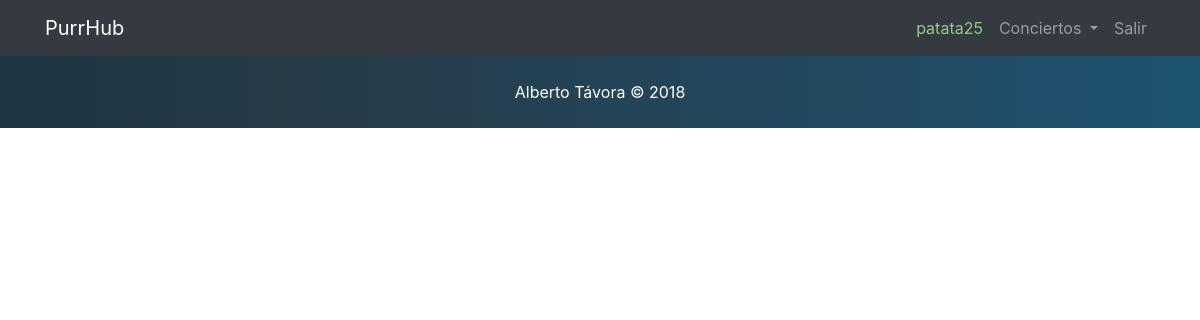
Page /mis_conciertos/index.php (signed in) on the earlier database version.
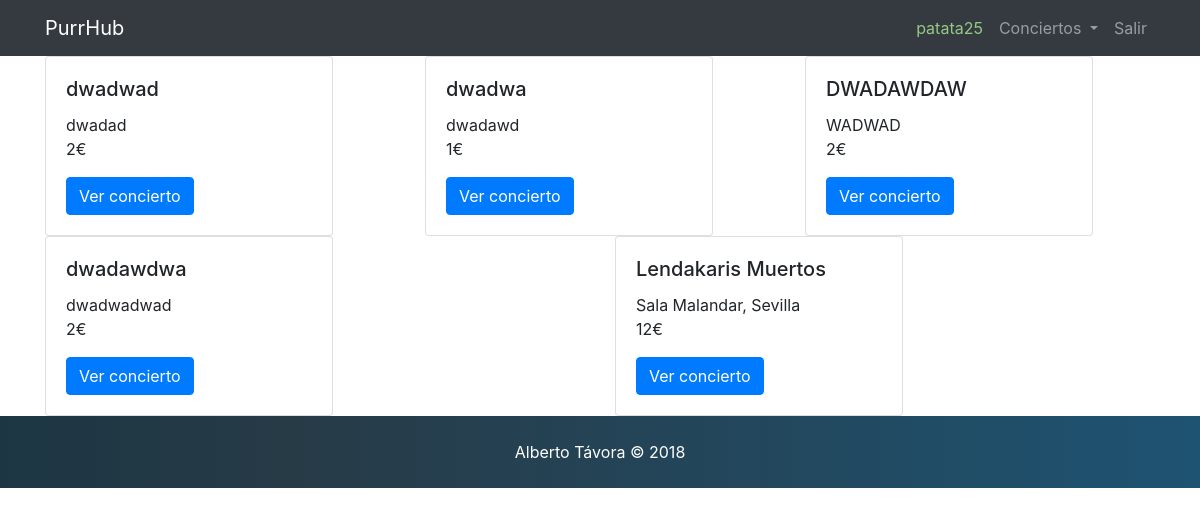
Same page on the later database version.
### tables this page shows
CREATE TABLE `concerts` (
  `id` int(11) NOT NULL,
  `user_id` int(11) NOT NULL,
  `name` varchar(100) NOT NULL,
  `location` varchar(255) NOT NULL,
  `price` decimal(10,0) NOT NULL,
  `created_at` datetime NOT NULL,
  `updated_at` datetime NOT NULL
);

### mis_conciertos/index.php (called while the page is built, shortened)
<?php
require_once '../database/conexion.php';
$user_id = $_SESSION['userdata']['id'];
$query = "SELECT * FROM concerts WHERE user_id = $user_id";
$conciertos_obtenidos = mysqli_query($db, $query);
require_once 'mis_conciertos.view.php';

### mis_conciertos/mis_conciertos.view.php (the view, shortened to what this page needs)
<?php
    require_once '../includes/header.php';
?>
<div class="container">
    <div id="my_lists" class="row">
    <?php while($mis_conciertos = mysqli_fetch_assoc($conciertos_obtenidos)): ?>
        <div class="col-sm">
            <div id="card_list" class="card" style="width: 18rem;">
                <div class="card-body">
                    <h5 class="card-title"><?=$mis_conciertos['name']?></h5>
                    <p class="card-text">
                        <?=$mis_conciertos['location']."<br>"?>
                        <?=$mis_conciertos['price']."€"?>
                    </p>
                    <a href="<?=APP_URL?>concierto/?id=<?=$mis_conciertos['id']?>" class="card-link btn btn-primary">Ver concierto</a>
                </div>
            </div>
        </div>
    <?php endwhile; ?>
</div>
</div>
<?php require_once '../includes/footer.php'; ?>

### includes/header.php (shortened to what this page needs)
<!doctype html>
<html lang="en">
  <head>
    <link rel="stylesheet" href="https://stackpath.bootstrapcdn.com/bootstrap/4.1.3/css/bootstrap.min.css">
    <link rel="stylesheet" href="<?=APP_URL?>css/styles.css">
  </head>
  <body>
    <nav id="header" class="navbar navbar-expand-lg navbar-dark bg-dark">
        <div class="container">
            <a class="navbar-brand" href="<?=APP_URL?>">
                <?=APP_NAME?>
            </a>
            <div class="collapse navbar-collapse" id="navbarSupportedContent">
                <ul class="navbar-nav ml-auto">
                    <?php if( isset($_SESSION['userdata']) ): ?>
                        <li class="nav-item">
                            <a class="nav-link link-important" href="<?=APP_URL?>profile"><?=$_SESSION['userdata']['username']?></a>
                        </li>
                        <li class="nav-item dropdown">
                            <a class="nav-link dropdown-toggle" href="#" id="navbarDropdown" role="button" data-toggle="dropdown">
                            Conciertos
                            </a>
                        </li>
                        <li class="nav-item">
                            <a class="nav-link link" href="<?=APP_URL?>logout">Salir</a>
                        </li>
                    <?php endif; ?>
                </ul>
            </div>
        </div>
    </nav>

### includes/footer.php (shortened to what this page needs)
<footer id="footer" class="pb-4 pt-4">
        <div class="container">
            <div class="row text-center">
                <div class="col-12 col-lg">
                    Alberto Távora &copy; 2018
                </div>
            </div>
        </div>
    </footer>
  </body>
</html>

### css/styles.css (style rules this page uses)
#footer { background: linear-gradient(90deg, #1c3643, #273b47 25%, #1e5372); color: white; }
.link-important { color: #97c983 !important; }

Differences in the rows shown:
added concerts: name "dwadwad", location "dwadad", price "2"
added concerts: name "dwadwa", location "dwadawd", price "1"
added concerts: name "DWADAWDAW", location "WADWAD", price "2"
added concerts: name "dwadawdwa", location "dwadwadwad", price "2"
added concerts: name "Lendakaris Muertos", location "Sala Malandar, Sevilla", price "12"
